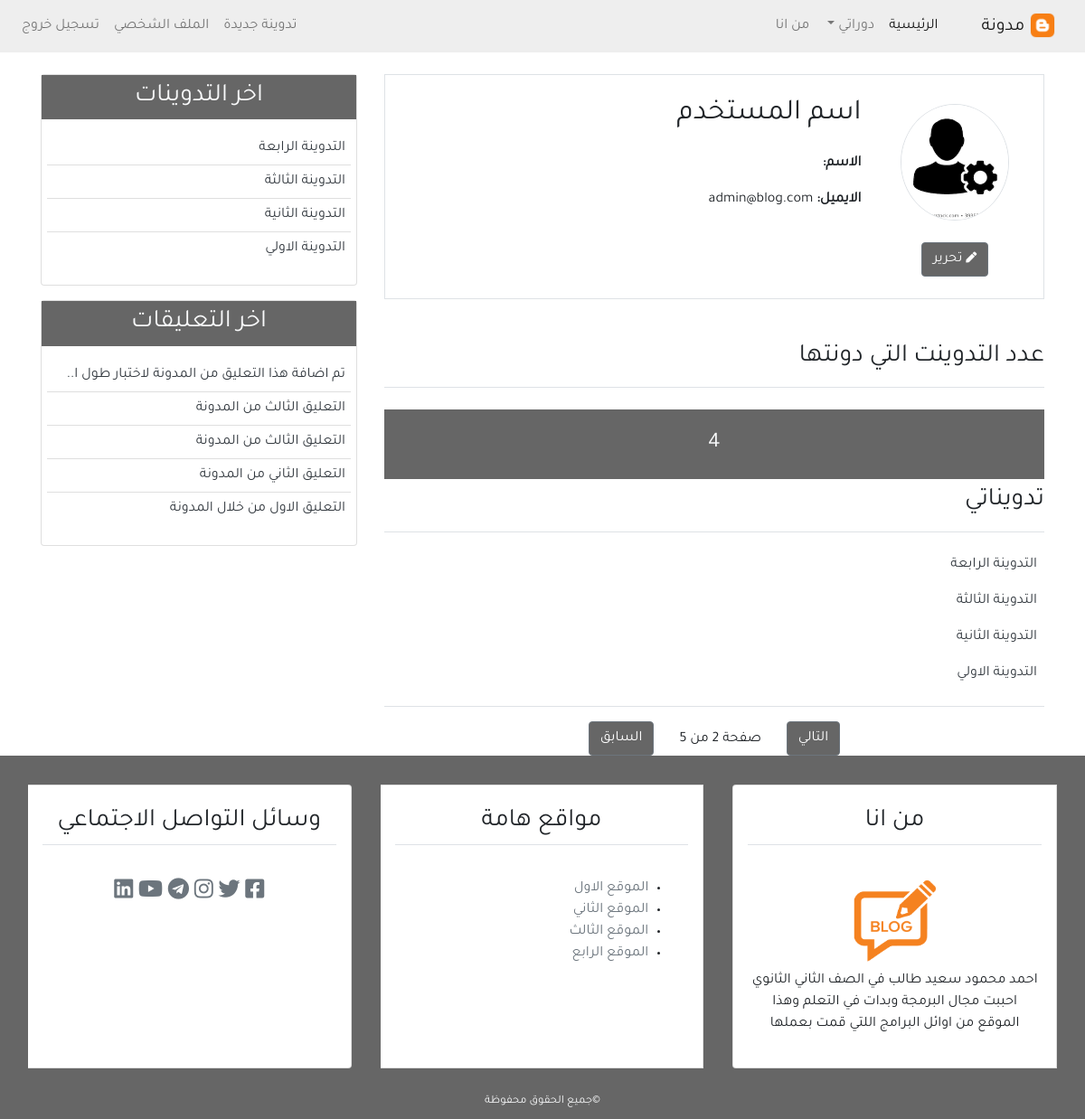
The page /profile/ (signed in) on the database as committed earlier.
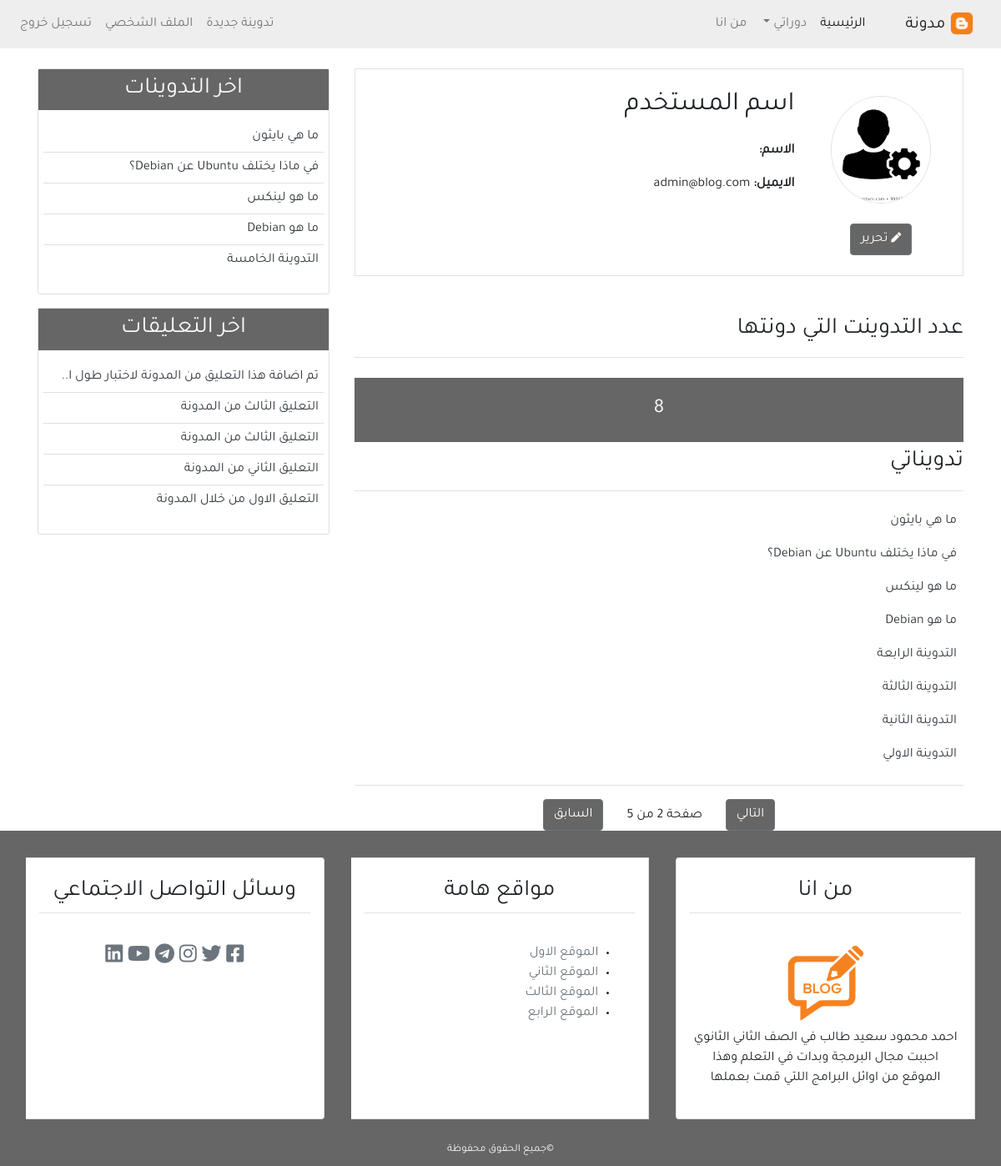
The same page on the database as committed later.
### blog/models.py (models this page shows, shortened)
class post(models.Model):
    title = models.CharField(max_length=100)
    content = models.TextField()
    post_date = models.DateTimeField(default=timezone.now)
    post_update = models.DateTimeField(auto_now=True)
    author = models.ForeignKey(User, on_delete=models.CASCADE)
    class Meta():
        ordering = ('-post_date',)

class comment(models.Model):
    name = models.CharField(max_length=50, verbose_name='الاسم')
    email = models.EmailField(verbose_name='البريد الالكتروني')
    body = models.TextField(verbose_name='التعليق')
    comment_date = models.DateTimeField(auto_now_add=True)
    active = models.BooleanField(default=False)
    Post = models.ForeignKey(post, on_delete=models.CASCADE, related_name='comments')
    class Meta:
        ordering = ('-comment_date',)

### user/views.py (the view)
# urls.py: path('profile/', views.profile, name='profile')
@login_required(login_url='login')
def profile(request):
    posts =post.objects.filter(author=request.user)
    return render(request, 'user/profile.html', {
        'title':'الملف الشخصي',
        'posts':posts,
    })

### blog/templatetags/post_tag.py (called while the page is built)
@register.inclusion_tag('blog/latest_posts.html')
def latest_posts():
    context ={
        'l_posts':post.objects.all()[0:5]
    }
    return context

@register.inclusion_tag('blog/latest_comments.html')
def latest_comments():
    context={
    'l_comments': comment.objects.filter(active=True)[0:5]
    }
    return context

### user/templates/user/profile.html (shortened to what this page needs)
{% extends 'blog/base.html'%}
{% load static %}
{% block content %}
<div class="border p-4 mb-5 ">
    <div class="row">
        <div class="col-md-3 text-center">
            <img  class="img-fluid rounded-circle border m-2" src="{{user.profile.image.url}}" alt="صورة الناشر" width="120px">
        <div class="mt-3">
            <a href="" class="btn btn-secondary bg-secondary"><i class="fas fa-pen fa-xs"></i> تحرير </a>
        </div>
        </div>
        <div class="col-md-9">
            <h2 class="mb-4">اسم المستخدم</h2>
            <p class="font-weight-bold">الاسم: </p>
            <p class="font-weight-bold">الايميل: <span class="font-weight-normal"> {{user.email}}</span></p>
        </div>
    </div>
</div>
<div class="row">
    <div class="col-md">
        <h3 class="border-bottom pb-3 mb-4">عدد التدوينت التي دونتها</h3>
        <h4 class="bg-secondary text-center p-4 text-light">{{posts.count}}</h4>
    </div>
</div>
<h3 class="border-bottom mb-4 pb-3 mp-5">تدويناتي</h3>
{% for post in posts %}
<ul class="pr-2">
    <a href="{% url 'detail' post.id %}" class="text-dark">{{post.title}}</a>
</ul>
{% empty %}
<h4 class="text-center mb-5">لا يوجد تدوينات</h4>
{% endfor %}
<div class="border-top pt-3 mt-4 text-center">
    <a href="" class="btn btn-secondary bg-secondary">التالي</a>
    <span class="pr-4 pl-4">صفحة 2 من 5</span>
    <a href="" class="btn btn-secondary bg-secondary">السابق</a>
</div>
{% endblock content %}

### blog/templates/blog/latest_posts.html
<ul class="list-group-flush latest-post">
    {% for post in l_posts %}
        <li class="list-group-item latest-post-item">
        <a href="{% url 'detail' post.id %}" class="text-dark">{{post.title}}</a>
        </li>
    {% endfor %}
</ul>

### blog/templates/blog/latest_comments.html
<ul class="list-group-flush latest-comment">
    {% for comment in l_comments %}
        <li class="list-group-item latest-comment-item">
        <a href="{% url 'detail' comment.Post.id %}" class="text-dark">
        {%if comment.body|length > 40%}
        {{comment.body|slice:'45'}}..
        {% else %}
        {{comment.body}}
        {% endif %}
        </a>
        </li>
        {% empty %}
        <li class="list-group-item latest-comment-item mb-0">لا يوجد تعليقات</li>
    {% endfor %}
</ul>

Rows that differ between the two databases and show on the page:
no longer on one of the page's lists (row unchanged): post: title "التدوينة الرابعة"
no longer on one of the page's lists (row unchanged): post: title "التدوينة الثالثة"
no longer on one of the page's lists (row unchanged): post: title "التدوينة الثانية"
no longer on one of the page's lists (row unchanged): post: title "التدوينة الاولي"
added post: title "ما هي بايثون"
added post: title "في ماذا يختلف Ubuntu عن Debian؟"
added post: title "ما هو لينكس"
added post: title "ما هو Debian"
added post: title "التدوينة الخامسة", shown under "اخر التدوينات"
Other text that changed with them:
{{ posts.count }}: "4" → "8"
